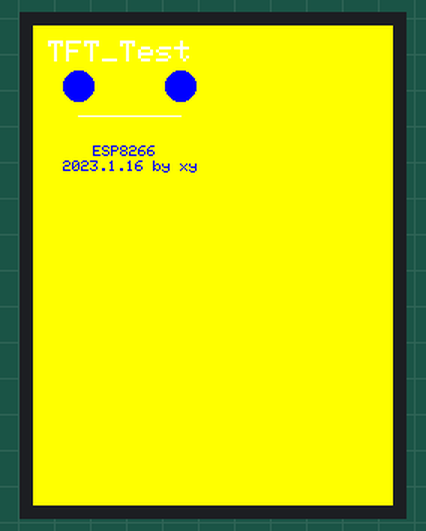
Recording of a sketch running on a simulated ESP32. Parts: 240×320 colour display.

Above: at 0.3 s.

The sketch:

demo_ftf_1p44.ino
```cpp
/*
 https://www.bilibili.com/read/cv13525360
 2023.1.2
 */
#include <SPI.h>
#include <TFT_eSPI.h>

TFT_eSPI tft = TFT_eSPI();

void setup(){
    // put your setup code here, to run once:
    tft.init();                     //初始化
    tft.fillScreen(TFT_YELLOW);      //屏幕颜色
    tft.setCursor(10,10,1);         //设置起始坐标(10, 10)，2 号字体
    tft.setTextColor(TFT_WHITE);    //设置文本颜色为白色
    tft.setTextSize(2);             //设置文字的大小 (1~7)
    tft.println("TFT_Test");        //显示文字
    tft.fillCircle(30,40,10,TFT_BLUE);  //画圆
    tft.fillCircle(98,40,10,TFT_BLUE);  //画圆
    tft.drawLine(30,60,98,60,TFT_WHITE);//画线
    tft.setTextColor(TFT_BLUE,TFT_BLUE);//设置文字颜色和背景颜色
    tft.setCursor(40,80,1);             //设置起始坐标(10, 10)，2 号字体
    tft.setTextSize(1);
    tft.println("ESP8266");             //显示文字
    tft.setCursor(20,90,1);             //设置起始坐标(10, 10)，2 号字体
    tft.println("2023.1.16 by xy");             //显示文字
}

void loop(){
    // put your main code here, to run repeatedly:
}
```
